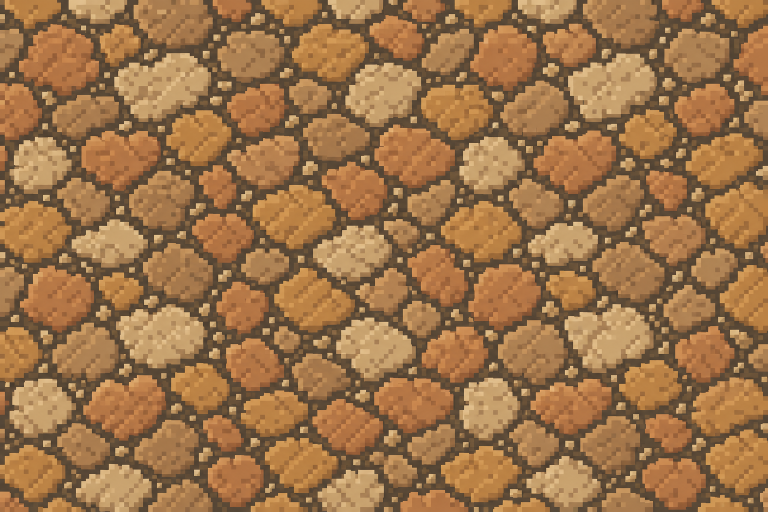
#> input picture src/game-center/pixel-knight/assets/village/terrain/brick-road-seamless-tile-source.png, 1536 x 1024 px (shown at 1/2 size)
$ python build-pixel-knight-brick-road-from-seamless-tile.py
#> lines starting #> are read from the running program, lines starting #| are printed output that depends on the picture
#> in main, raw is the input picture: PIL image 1536x1024 RGB; mean R, G, B 155.9, 114.8, 73.3
#!/usr/bin/env python3
"""Build road terrain PNGs from seamless cobble source (`brick-road-seamless-tile-source.png`).

Outputs:
  terrain-brick-road-vertical.png · terrain-brick-road-horizontal.png

Village ground elsewhere is grass-only patches — no plaza overlay.
"""

from __future__ import annotations

import argparse
from pathlib import Path

from PIL import Image

# One period matches full road width → only 3 repeats along a 720 strip (less “macro grid”).
TILE = 240
VERT = (240, 720)  # 1 col × 3 rows
HORIZ = (720, 240)  # 3 cols × 1 row


def center_square(im: Image.Image) -> Image.Image:
    w, h = im.size
#> w = 1536; h = 1024
    s = min(w, h)
#> s = 1024
    x0 = (w - s) // 2
#> x0 = 256
    y0 = (h - s) // 2
#> y0 = 0
    return im.crop((x0, y0, x0 + s, y0 + s))
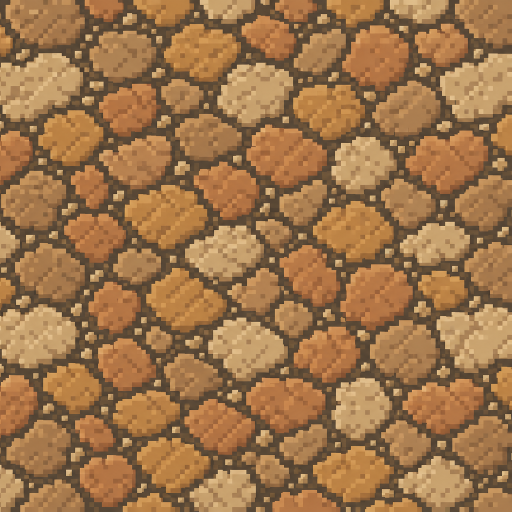
#> returned value: PIL image 1024x1024 RGB (shown at 1/2 size); mean R, G, B 156.5, 115.6, 74.2


def clamp_tile(im: Image.Image) -> Image.Image:
    im = im.convert("RGBA")
    sz = TILE
    im = im.resize((sz, sz), Image.Resampling.NEAREST)
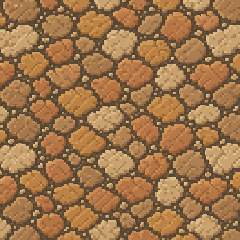
#> im: PIL image 240x240 RGBA; mean R, G, B, A 156.4, 115.6, 74.2, 255
    rgb = im.convert("RGB")
    pal = rgb.quantize(colors=36, method=Image.Quantize.MEDIANCUT)
    out = pal.convert("RGBA")
    return weld_toroidal(out)


def weld_toroidal(im: Image.Image) -> Image.Image:
    """Make bottom row match top, right column match left — torus wrap for stacked tile copies."""
    im = im.copy()
    w, h = im.size
#> w = 240; h = 240
    px = im.load()
    for x in range(w):
        px[x, h - 1] = px[x, 0]
    for y in range(h):
        px[w - 1, y] = px[0, y]
    return im


def tile_grid(cell: Image.Image, cols: int, rows: int) -> Image.Image:
#> called with cols = 1, rows = 3
    cw, ch = cell.size
#> cw = 240; ch = 240
    assert cw == TILE and ch == TILE, (cw, ch, TILE)
    out = Image.new("RGBA", (cols * TILE, rows * TILE))
#> out: PIL image 240x720 RGBA; every value is 0
    for j in range(rows):
        for i in range(cols):
            out.paste(cell, (i * TILE, j * TILE))
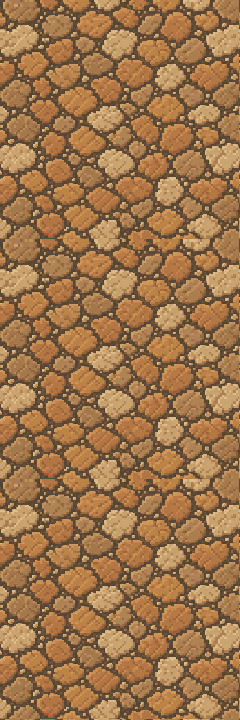
#> out: PIL image 240x720 RGBA; mean R, G, B, A 156.5, 115.6, 74.3, 255
    return out


def main() -> None:
    root = Path(__file__).resolve().parents[1]
    default_src = (
        root / "src/game-center/pixel-knight/assets/village/terrain/brick-road-seamless-tile-source.png"
    )
    parser = argparse.ArgumentParser()
    parser.add_argument("source", nargs="?", type=Path, default=default_src)
    args = parser.parse_args()
    src_path: Path = args.source

    if not src_path.exists():
        raise SystemExit(
            f"Missing seamless source {src_path}. brick-road-seamless-tile-source.png was removed with legacy terrain assets; "
            "restore from git history or pass an alternate image path."
        )

    raw = Image.open(src_path)
    sq = center_square(raw)
    tile = clamp_tile(sq)

    v = tile_grid(tile, cols=1, rows=3)
    h = tile_grid(tile, cols=3, rows=1)
#> call 2 of tile_grid, with cols = 3, rows = 1
#> in tile_grid (call 2), `out = Image.new("RGBA", (cols * TILE, rows * TILE))`: out: PIL image 720x240 RGBA; every value is 0
#> after the loop in tile_grid (call 2), `for j in range(rows):`:
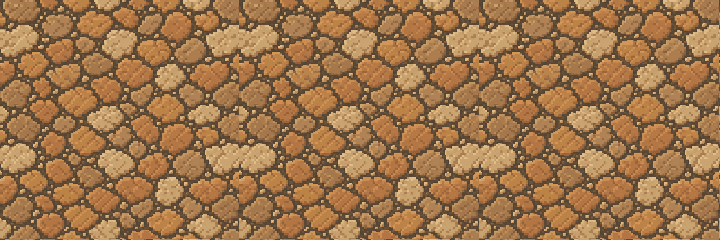
#> out: PIL image 720x240 RGBA; mean R, G, B, A 156.5, 115.6, 74.3, 255
    assert v.size == VERT and h.size == HORIZ

    terrain = root / "src/game-center/pixel-knight/assets/village/terrain"
    v.save(terrain / "terrain-brick-road-vertical.png", optimize=True)
    h.save(terrain / "terrain-brick-road-horizontal.png", optimize=True)
    print("wrote brick vertical", terrain / "terrain-brick-road-vertical.png", v.size)
#| wrote brick vertical src/game-center/pixel-knight/assets/village/terrain/terrain-brick-road-vertical.png (240, 720)
    print("wrote brick horiz ", terrain / "terrain-brick-road-horizontal.png", h.size)
#| wrote brick horiz  src/game-center/pixel-knight/assets/village/terrain/terrain-brick-road-horizontal.png (720, 240)


if __name__ == "__main__":
    main()
